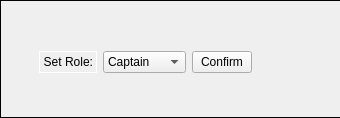
       <widget class="QFrame" name="frame_3">
        <property name="styleSheet">
         <string notr="true">QFrame {
    border-top: 1px solid black;
    border-left: 1px solid black;
    border-bottom: 1px solid black;
    border-right: none;
}
</string>
        </property>
        <property name="frameShape">
         <enum>QFrame::StyledPanel</enum>
        </property>
        <property name="frameShadow">
         <enum>QFrame::Raised</enum>
        </property>
        <layout class="QVBoxLayout" name="verticalLayout_2">
         <item>
          <widget class="QWidget" name="widget_5" native="true">
           <property name="styleSheet">
            <string notr="true">border: 1px solid black;</string>
           </property>
           <widget class="QLabel" name="pic_label">
            <property name="geometry">
             <rect>
              <x>29</x>
              <y>19</y>
              <width>391</width>
              <height>201</height>
             </rect>
            </property>
            <property name="maximumSize">
             <size>
              <width>423</width>
              <height>223</height>
             </size>
            </property>
            <property name="styleSheet">
             <string notr="true">border: none;</string>
            </property>
            <property name="text">
             <string>NO PICTURE</string>
            </property>
            <property name="alignment">
             <set>Qt::AlignCenter</set>
            </property>
           </widget>
           <widget class="QPushButton" name="pic_button">
            <property name="geometry">
             <rect>
              <x>150</x>
              <y>100</y>
              <width>131</width>
              <height>41</height>
             </rect>
            </property>
            <property name="maximumSize">
             <size>
              <width>150</width>
              <height>70</height>
             </size>
            </property>
            <property name="text">
             <string>Select Picture</string>
            </property>
           </widget>
          </widget>
         </item>
         <item>
          <widget class="QWidget" name="widget_6" native="true">
           <widget class="QLabel" name="label_9">
            <property name="geometry">
             <rect>
              <x>180</x>
              <y>0</y>
              <width>81</width>
              <height>31</height>
             </rect>
            </property>
            <property name="font">
             <font>
              <pointsize>10</pointsize>
             </font>
            </property>
            <property name="styleSheet">
             <string notr="true">border: none;</string>
            </property>
            <property name="text">
             <string>First Name:</string>
            </property>
           </widget>
           <widget class="QLineEdit" name="line_firstname">
            <property name="enabled">
             <bool>false</bool>
            </property>
            <property name="geometry">
             <rect>
              <x>80</x>
              <y>40</y>
              <width>295</width>
              <height>33</height>
             </rect>
            </property>
            <property name="styleSheet">
             <string notr="true">/* Base QLineEdit styling */
QLineEdit {
    background-color: #fff;            /* white background */
    border: 1px solid #ccc;            /* light gray border */
    border-radius: 6px;                /* rounded corners */
    padding: 6px 8px;                  /* vertical/horizontal padding */
    font-size: 14px;                   /* sensible text size */
    color: #333;                       /* dark text */
}

/* Hover state: slightly darker border */
QLineEdit:hover {
    border: 1px solid #82D37B;         /* green accent on hover */
}

/* Focus state: green glow and stronger border */
QLineEdit:focus {
    border: 1px solid #82D37B;         /* green accent */
    outline: none;                     /* remove default focus ring */
    /* outer glow approximation */
    qproperty-frame: false;
}

/* Disabled state: muted look */
QLineEdit:disabled {
    background-color: #f5f5f5;
    border: 1px solid #e0e0e0;
    color: #999;
}

/* Placeholder text styling */
QLineEdit::placeholder {
    color: #999;
    font-style: italic;
}
</string>
            </property>
            <property name="text">
             <string> March 25, 2004</string>
            </property>
           </widget>
           <widget class="QLabel" name="label_10">
            <property name="geometry">
             <rect>
              <x>180</x>
              <y>80</y>
              <width>81</width>
              <height>31</height>
             </rect>
            </property>
            <property name="font">
             <font>
              <pointsize>10</pointsize>
             </font>
            </property>
            <property name="styleSheet">
             <string notr="true">border: none;</string>
            </property>
            <property name="text">
             <string>Middle Name</string>
            </property>
           </widget>
           <widget class="QLineEdit" name="line_middlename">
            <property name="enabled">
             <bool>false</bool>
            </property>
            <property name="geometry">
             <rect>
              <x>80</x>
              <y>120</y>
              <width>295</width>
              <height>33</height>
             </rect>
            </property>
            <property name="styleSheet">
             <string notr="true">/* Base QLineEdit styling */
QLineEdit {
    background-color: #fff;            /* white background */
    border: 1px solid #ccc;            /* light gray border */
    border-radius: 6px;                /* rounded corners */
    padding: 6px 8px;                  /* vertical/horizontal padding */
    font-size: 14px;                   /* sensible text size */
    color: #333;                       /* dark text */
}

/* Hover state: slightly darker border */
QLineEdit:hover {
    border: 1px solid #82D37B;         /* green accent on hover */
}

/* Focus state: green glow and stronger border */
QLineEdit:focus {
    border: 1px solid #82D37B;         /* green accent */
    outline: none;                     /* remove default focus ring */
    /* outer glow approximation */
    qproperty-frame: false;
}

/* Disabled state: muted look */
QLineEdit:disabled {
    background-color: #f5f5f5;
    border: 1px solid #e0e0e0;
    color: #999;
}

/* Placeholder text styling */
QLineEdit::placeholder {
    color: #999;
    font-style: italic;
}
</string>
            </property>
            <property name="text">
             <string>Middle Name</string>
            </property>
           </widget>
           <widget class="QLabel" name="label_11">
            <property name="geometry">
             <rect>
              <x>180</x>
              <y>160</y>
              <width>81</width>
              <height>31</height>
             </rect>
            </property>
            <property name="font">
             <font>
              <pointsize>10</pointsize>
             </font>
            </property>
            <property name="styleSheet">
             <string notr="true">border: none;</string>
            </property>
            <property name="text">
             <string>Last Name:</string>
            </property>
           </widget>
           <widget class="QLineEdit" name="line_lastname">
            <property name="enabled">
             <bool>false</bool>
            </property>
            <property name="geometry">
             <rect>
              <x>80</x>
              <y>200</y>
              <width>295</width>
              <height>33</height>
             </rect>
            </property>
            <property name="styleSheet">
             <string notr="true">/* Base QLineEdit styling */
QLineEdit {
    background-color: #fff;            /* white background */
    border: 1px solid #ccc;            /* light gray border */
    border-radius: 6px;                /* rounded corners */
    padding: 6px 8px;                  /* vertical/horizontal padding */
    font-size: 14px;                   /* sensible text size */
    color: #333;                       /* dark text */
}

/* Hover state: slightly darker border */
QLineEdit:hover {
    border: 1px solid #82D37B;         /* green accent on hover */
}

/* Focus state: green glow and stronger border */
QLineEdit:focus {
    border: 1px solid #82D37B;         /* green accent */
    outline: none;                     /* remove default focus ring */
    /* outer glow approximation */
    qproperty-frame: false;
}

/* Disabled state: muted look */
QLineEdit:disabled {
    background-color: #f5f5f5;
    border: 1px solid #e0e0e0;
    color: #999;
}

/* Placeholder text styling */
QLineEdit::placeholder {
    color: #999;
    font-style: italic;
}
</string>
            </property>
            <property name="text">
             <string> March 25, 2004</string>
            </property>
           </widget>
          </widget>
         </item>
         <item>
          <widget class="QWidget" name="widget_7" native="true">
           <layout class="QVBoxLayout" name="verticalLayout_6">
            <item>
             <widget class="QWidget" name="widget_2" native="true">
              <layout class="QHBoxLayout" name="horizontalLayout_18">
               <item>
                <widget class="QWidget" name="widget_3" native="true">
                 <layout class="QHBoxLayout" name="horizontalLayout_17">
                  <item>
                   <widget class="QWidget" name="widget_4" native="true">
                    <layout class="QHBoxLayout" name="horizontalLayout_19">
                     <property name="leftMargin">
                      <number>0</number>
                     </property>
                     <property name="topMargin">
                      <number>0</number>
                     </property>
                     <property name="rightMargin">
                      <number>50</number>
                     </property>
                     <property name="bottomMargin">
                      <number>0</number>
                     </property>
                     <item>
                      <widget class="QLabel" name="label_8">
                       <property name="maximumSize">
                        <size>
                         <width>150</width>
                         <height>50</height>
                        </size>
                       </property>
                       <property name="styleSheet">
                        <string notr="true">border: 1px solid white;</string>
                       </property>
                       <property name="text">
                        <string>Set Role:</string>
                       </property>
                       <property name="alignment">
                        <set>Qt::AlignRight|Qt::AlignTrailing|Qt::AlignVCenter</set>
                       </property>
                      </widget>
                     </item>
                     <item>
                      <widget class="QComboBox" name="positioncombobox">
                       <property name="maximumSize">
                        <size>
                         <width>150</width>
                         <height>30</height>
                        </size>
                       </property>
                       <item>
                        <property name="text">
                         <string>Captain</string>
                        </property>
                       </item>
                       <item>
                        <property name="text">
                         <string>Treasurer</string>
                        </property>
                       </item>
                       <item>
                        <property name="text">
                         <string>Secretary</string>
                        </property>
                       </item>
                       <item>
                        <property name="text">
                         <string/>
                        </property>
                       </item>
                      </widget>
                     </item>
                     <item>
                      <widget class="QPushButton" name="positionconfirm">
                       <property name="maximumSize">
                        <size>
                         <width>60</width>
                         <height>35</height>
                        </size>
                       </property>
                       <property name="text">
                        <string>Confirm</string>
                       </property>
                      </widget>
                     </item>
                    </layout>
                   </widget>
                  </item>
                 </layout>
                </widget>
               </item>
              </layout>
             </widget>
            </item>
            <item>
             <widget class="QWidget" name="widget" native="true">
              <widget class="QPushButton" name="edit_button">
               <property name="geometry">
                <rect>
                 <x>160</x>
                 <y>30</y>
                 <width>101</width>
                 <height>51</height>
                </rect>
               </property>
               <property name="maximumSize">
                <size>
                 <width>150</width>
                 <height>70</height>
                </size>
               </property>
               <property name="text">
                <string>Edit Profile</string>
               </property>
              </widget>
              <widget class="QPushButton" name="cancel_button">
               <property name="enabled">
                <bool>true</bool>
               </property>
               <property name="geometry">
                <rect>
                 <x>90</x>
                 <y>30</y>
                 <width>101</width>
                 <height>51</height>
                </rect>
               </property>
               <property name="maximumSize">
                <size>
                 <width>150</width>
                 <height>70</height>
                </size>
               </property>
               <property name="styleSheet">
                <string notr="true">background-color: red;
border:none;
border-radius: 10px;</string>
               </property>
               <property name="text">
                <string>Cancel</string>
               </property>
              </widget>
              <widget class="QPushButton" name="update_button">
               <property name="enabled">
                <bool>true</bool>
               </property>
               <property name="geometry">
                <rect>
                 <x>210</x>
                 <y>30</y>
                 <width>101</width>
                 <height>51</height>
                </rect>
               </property>
               <property name="maximumSize">
                <size>
                 <width>150</width>
                 <height>70</height>
                </size>
               </property>
               <property name="styleSheet">
                <string notr="true">background-color: green;
border:none;
border-radius: 10px;
color: white;</string>
               </property>
               <property name="text">
                <string>Update</string>
               </property>
              </widget>
             </widget>
            </item>
           </layout>
          </widget>
         </item>
        </layout>
       </widget>
